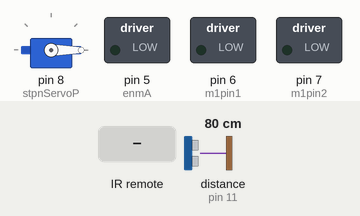
This sketch was run on a simulated Arduino Uno, built with avr-gcc and run on an emulated ATmega328P. On the bench: servo, switched loads named in the sketch (green lamp = pin HIGH). Wiring (inferred from the names in the program): ultrasonic range finder: trigger pin 10; echo pin 11. Inputs (shaded band) come from the test bench; at power-on: distance to the obstacle (sensor on pin 11) 80 cm. The echo pulse lasts 58.3 µs per cm; pins used as bus, display or sensor lines are not drawn; what the sketch prints to the serial monitor is not drawn.

Above: at 3.2 s.
3.3 s: infrared code 0xFF5AA5 received
At 4.3 s:
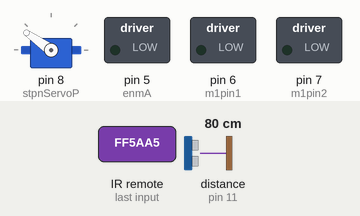
4.8 s: infrared code 0xFF18E7 received
At 5.6 s:
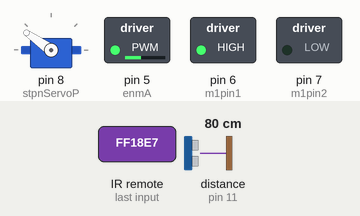
6.3 s: infrared code 0xFF10EF received
At 6.9 s:
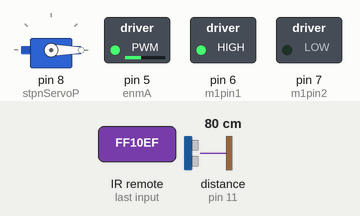
7.8 s: infrared code 0xFF4AB5 received
At 8.6 s:
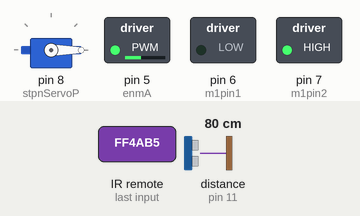
9.3 s: infrared code 0xFF38C7 received
At 10.0 s:
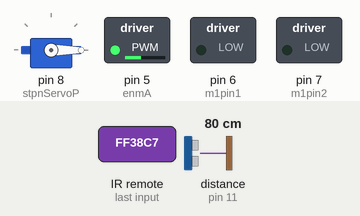
10.8 s: infrared code 0xFF9867 received
At 11.3 s:
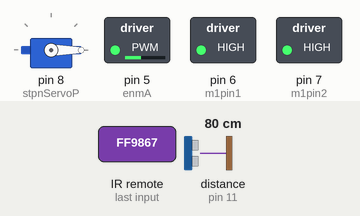
Timing chart, 0 to 13.3 s (numbered marks = the images above; inputs shaded):
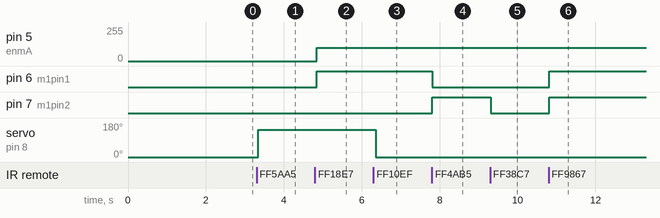

Measured:
- after the input at 3.3 s, servo on pin 8 (stpnServoP): 0° → 145° after 0.05 s
- after the input at 4.8 s, pin 5 (enmA): 0/255 → 100/255 after 0.05 s; pin 6 (m1pin1): LOW → HIGH after 0.05 s
- after the input at 6.3 s, servo on pin 8 (stpnServoP): 145° → 0° after 0.06 s
- after the input at 7.8 s, pin 6 (m1pin1): HIGH → LOW at once; pin 7 (m1pin2): LOW → HIGH at once
- after the input at 9.3 s, pin 7 (m1pin2): HIGH → LOW at once
- after the input at 10.8 s, pin 6 (m1pin1), pin 7 (m1pin2): LOW → HIGH at once

The sketch:

unifiedwRemote.ino
```cpp
#include <Servo.h>
#include <IRremote.h>

int IRReceiverP = 12;
IRrecv irrecv(IRReceiverP);
decode_results results;


Servo servo;
const int trigP =10;
const int echoP = 11;
const int stpnServoP = 8;

//back motor
int enmA = 5;
int m1pin1 = 6;
int m1pin2 = 7;//sdfasdf


const double cm_standard = 0.034;//cm/us  //v= 343m/s =
const double in_standard = 0.013385;//inch/us
long duration;
double distance;


void setup() {

  //IRreceiver
  Serial.begin(9600);

  irrecv.enableIRIn(); // turn on the IR receiver


  //END IRreceiver


  //set up stop
  pinMode(stpnServoP,INPUT);


  // put your setup code here, to run once:
  servo.attach(8);
  servo.write(0); //start at 180 position
  delay(2000);

  //ultralight sensor
    // put your setup code here, to run once:
  pinMode(trigP, OUTPUT);
  pinMode(echoP, INPUT);
  Serial.begin(9600);

  //back motor
  pinMode(enmA,OUTPUT);
  pinMode(m1pin1,OUTPUT);
  pinMode(m1pin2,OUTPUT);

}

void loop() {

  int A = 100;

    //Make sure trig output signal is low
    digitalWrite(trigP,LOW);
    delayMicroseconds(3); //wait 3ms

    //send trig signal high.
    digitalWrite(trigP, HIGH);
    delayMicroseconds(15);// for 15ms

    digitalWrite(trigP, LOW);//send low

    //if echo input is high then start timing and recorded the time
    //until echo signal is low.
    duration = pulseIn(echoP, HIGH);
    distance = duration*(in_standard/2); // calculate distance, divide by 2 cause the pulse is send two way

    //Print out
    Serial.print("Distance: ");
    Serial.println(distance);

  //distance = 6;

//    if(distance >5) // greater than 5 inches
//    {
//       if (distance > 30)
//       {
//          A = 255;//Full speed
//       }else
//       {
//          A = 100;
//       }


    //IR
    if(irrecv.decode(&results)){
     Serial.println(results.value, HEX);

     irrecv.resume();

     switch (results.value) {
       case 0xFF5AA5: // left arrow
          Serial.println("Left arrow registered");
          servo.write(145); // turn 45 degree angle servo motor to the right
          break;
       case 0xFF10EF: //right arrow
          Serial.println("Right arrow registered");
          servo.write((-145)); // turn 45 degree angle servo motor to the left
          break;
       case 0xFF18E7: // top arrow
          Serial.println("Top arrow registered");
          Go_forward(m1pin1,m1pin2,enmA,A);
          break;
       case 0xFF4AB5: //down arrow
          Serial.println("Down arrow registered");
          Go_backward(m1pin1,m1pin2,enmA,A);
          break;
       case 0xFF38C7: // ok button stop
          Serial.println("OK registered");
          Turn_off_motor(m1pin1,m1pin2,enmA,A);
          break;

       case 0xFF9867: //0 button for start
          Serial.println("0 registered");
          Turn_on_motor(m1pin1,m1pin2,enmA,A);
          break;

       case 0xFF6897: // *
          Serial.println("* key registered");
          if(A==255)
          {
            A = 255;
          }else
          {
            A= A +5;
          }

          break;

       case 0xFFB04F: // #
          Serial.println("# key registered");
          if(A==0)
          {
            A =0;
          }else{
            A = A -5;

          }

          break;


     }


  }


//    }else
//    {
//      digitalWrite(m1pin1,LOW);
//      digitalWrite(m1pin2,LOW);
//    }


    delay(50);
  //IR END


}


void Go_forward (int m1pin1,int m1pin2, int enmA, int A)
{
    digitalWrite(m1pin1,HIGH);
    digitalWrite(m1pin2,LOW);
    analogWrite(enmA,A);
}

void Go_backward (int m1pin1,int m1pin2, int enmA, int A)
{
    digitalWrite(m1pin1,LOW);
    digitalWrite(m1pin2,HIGH);
    analogWrite(enmA,A);
}
void Turn_off_motor (int m1pin1,int m1pin2, int enmA, int A)
{
    digitalWrite(m1pin1,LOW);
    digitalWrite(m1pin2,LOW);
    analogWrite(enmA,A);
}
void Turn_on_motor (int m1pin1,int m1pin2, int enmA, int A)
{
    digitalWrite(m1pin1,HIGH);
    digitalWrite(m1pin2,HIGH);
    analogWrite(enmA,A);
}
```
